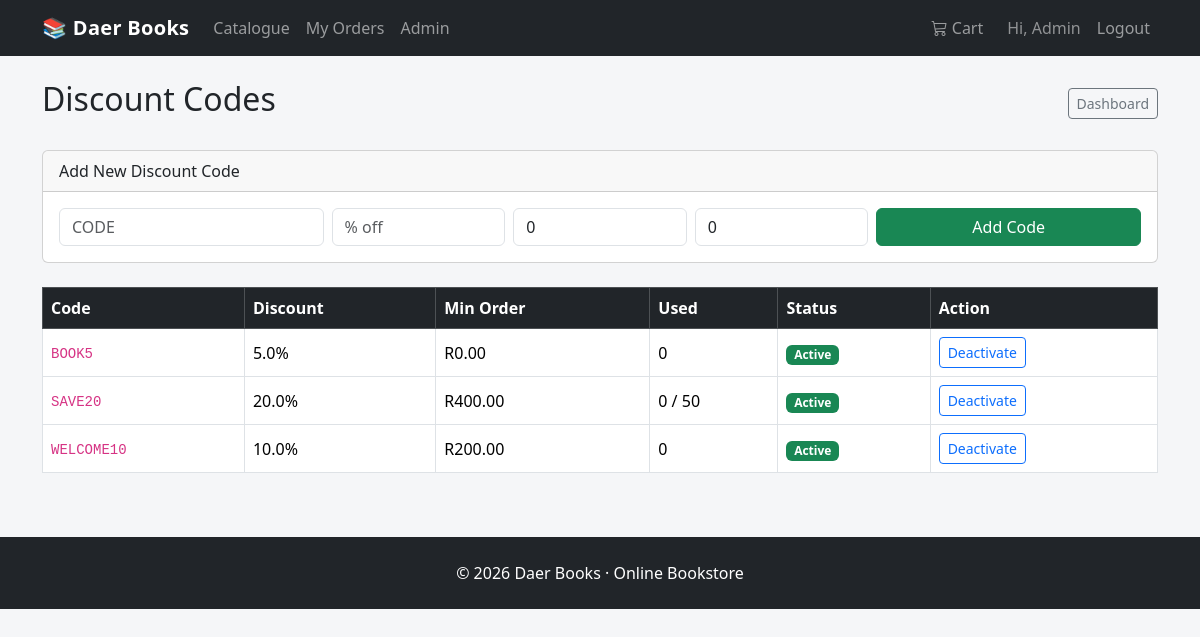
/admin/discounts (signed in), run on the app's committed database.
### app.py (models this page shows)
class User(UserMixin, db.Model):
    id = db.Column(db.Integer, primary_key=True)
    email = db.Column(db.String(150), unique=True, nullable=False)
    password = db.Column(db.String(150), nullable=False)
    first_name = db.Column(db.String(100))
    last_name = db.Column(db.String(100))
    is_admin = db.Column(db.Boolean, default=False)
    created_at = db.Column(db.DateTime, default=datetime.utcnow)
    orders = db.relationship('Order', backref='customer', lazy=True)

class DiscountCode(db.Model):
    id = db.Column(db.Integer, primary_key=True)
    code = db.Column(db.String(50), unique=True, nullable=False)
    discount_percent = db.Column(db.Float, nullable=False)
    is_active = db.Column(db.Boolean, default=True)
    min_order_amount = db.Column(db.Float, default=0)
    max_uses = db.Column(db.Integer, default=0)
    times_used = db.Column(db.Integer, default=0)

### app.py (the view)
@app.route('/admin/discounts')
@login_required
@admin_required
def admin_discounts():
    discounts = DiscountCode.query.order_by(DiscountCode.code).all()
    cart_data = get_cart_items()
    return render_template('admin/discounts.html', discounts=discounts, cart_count=cart_data['item_count'])

### app.py (called while the page is built, shortened)
@login_manager.user_loader
def load_user(user_id):
    return User.query.get(int(user_id))

def get_cart():
    return session.get('cart', {})

def get_cart_items():
    cart = get_cart()
    items = []
    subtotal = 0.0
    discount_code = session.get('discount_code')
    discount_amount = 0.0
    discount_percent = 0.0
    total = round(subtotal - discount_amount, 2)
    return {
        'items': items,
        'subtotal': round(subtotal, 2),
        'discount_code': discount_code,
        'discount_percent': discount_percent,
        'discount_amount': discount_amount,
        'total': total,
        'item_count': sum(item['quantity'] for item in items)
    }

def admin_required(f):
    from functools import wraps
    @wraps(f)
    def decorated_function(*args, **kwargs):
        if not current_user.is_authenticated or not current_user.is_admin:
            flash('Admin access required.', 'danger')
            return redirect(url_for('login'))
        return f(*args, **kwargs)
    return decorated_function

### templates/admin/discounts.html (shortened to what this page needs)
{% extends "base.html" %}
{% block content %}
<div class="container my-4">
    <div class="d-flex justify-content-between align-items-center mb-4">
        <h2>Discount Codes</h2>
        <a href="{{ url_for('admin_dashboard') }}" class="btn btn-outline-secondary btn-sm">Dashboard</a>
    </div>
    <div class="card mb-4">
        <div class="card-header">Add New Discount Code</div>
        <div class="card-body">
            <form action="{{ url_for('admin_add_discount') }}" method="POST" class="row g-2">
                <div class="col-md-3">
                    <input type="text" name="code" class="form-control" placeholder="CODE" required>
                </div>
                <div class="col-md-2">
                    <input type="number" name="discount_percent" class="form-control" placeholder="% off" step="0.1" required>
                </div>
                <div class="col-md-2">
                    <input type="number" name="min_order_amount" class="form-control" placeholder="Min R" step="0.01" value="0">
                </div>
                <div class="col-md-2">
                    <input type="number" name="max_uses" class="form-control" placeholder="Max uses (0=∞)" value="0">
                </div>
                <div class="col-md-3">
                    <button type="submit" class="btn btn-success w-100">Add Code</button>
                </div>
            </form>
        </div>
    </div>
    <div class="table-responsive">
        <table class="table table-bordered bg-white align-middle">
            <thead class="table-dark">
                <tr>
                    <th>Code</th>
                    <th>Discount</th>
                    <th>Min Order</th>
                    <th>Used</th>
                    <th>Status</th>
                    <th>Action</th>
                </tr>
            </thead>
            <tbody>
                {% for d in discounts %}
                <tr>
                    <td><code>{{ d.code }}</code></td>
                    <td>{{ d.discount_percent }}%</td>
                    <td>R{{ "%.2f"|format(d.min_order_amount) }}</td>
                    <td>{{ d.times_used }}{% if d.max_uses > 0 %} / {{ d.max_uses }}{% endif %}</td>
                    <td>
                        {% if d.is_active %}
                        <span class="badge bg-success">Active</span>
                        {% else %}
                        <span class="badge bg-secondary">Inactive</span>
                        {% endif %}
                    </td>
                    <td>
                        <a href="{{ url_for('admin_toggle_discount', discount_id=d.id) }}" class="btn btn-sm btn-outline-primary">
                            {{ 'Deactivate' if d.is_active else 'Activate' }}
                        </a>
                    </td>
                </tr>
                {% else %}
                <tr><td colspan="6" class="text-center text-muted">No discount codes yet.</td></tr>
                {% endfor %}
            </tbody>
        </table>
    </div>
</div>
{% endblock %}

### templates/base.html (shortened to what this page needs)
<!DOCTYPE html>
<html lang="en">
<head>
    <link href="https://cdn.jsdelivr.net/npm/bootstrap@5.3.3/dist/css/bootstrap.min.css" rel="stylesheet">
    <link href="https://cdn.jsdelivr.net/npm/bootstrap-icons@1.11.3/font/bootstrap-icons.min.css" rel="stylesheet">
</head>
<body>
<nav class="navbar navbar-expand-lg navbar-dark bg-dark sticky-top">
    <div class="container">
        <a class="navbar-brand" href="{{ url_for('index') }}">📚 Daer Books</a>
        <div class="collapse navbar-collapse" id="nav">
            <ul class="navbar-nav me-auto">
                <li class="nav-item"><a class="nav-link" href="{{ url_for('index') }}">Catalogue</a></li>
                {% if current_user.is_authenticated %}
                <li class="nav-item"><a class="nav-link" href="{{ url_for('my_orders') }}">My Orders</a></li>
                {% endif %}
                {% if current_user.is_authenticated and current_user.is_admin %}
                <li class="nav-item"><a class="nav-link" href="{{ url_for('admin_dashboard') }}">Admin</a></li>
                {% endif %}
            </ul>
            <ul class="navbar-nav align-items-lg-center">
                <li class="nav-item">
                    <a class="nav-link position-relative me-2" href="{{ url_for('view_cart') }}">
                        <i class="bi bi-cart3"></i> Cart
                    </a>
                </li>
                {% if current_user.is_authenticated %}
                <li class="nav-item"><span class="nav-link text-white-50">Hi, {{ current_user.first_name }}</span></li>
                <li class="nav-item"><a class="nav-link" href="{{ url_for('logout') }}">Logout</a></li>
                {% else %}
                <li class="nav-item"><a class="nav-link" href="{{ url_for('login') }}">Login</a></li>
                <li class="nav-item"><a class="nav-link" href="{{ url_for('register') }}">Register</a></li>
                {% endif %}
            </ul>
        </div>
    </div>
</nav>
{% block content %}{% endblock %}
<footer class="bg-dark text-white text-center py-4 mt-5">
    <div class="container">
        <p class="mb-0">&copy; 2026 Daer Books · Online Bookstore</p>
    </div>
</footer>
</body>
</html>

### templates/base.html (style rules this page uses)
body { background-color: #f5f6f8; }
.navbar-brand { font-weight: 700; letter-spacing: 0.3px; }

### data on the page
User: first_name "Admin"
DiscountCode: code "BOOK5", discount_percent "5.0", min_order_amount "0.00", times_used "0", shows "Active", is_active "Deactivate"
DiscountCode: code "SAVE20", discount_percent "20.0", min_order_amount "400.00", times_used "0", max_uses "50", shows "Active", is_active "Deactivate"
DiscountCode: code "WELCOME10", discount_percent "10.0", min_order_amount "200.00", times_used "0", shows "Active", is_active "Deactivate"
